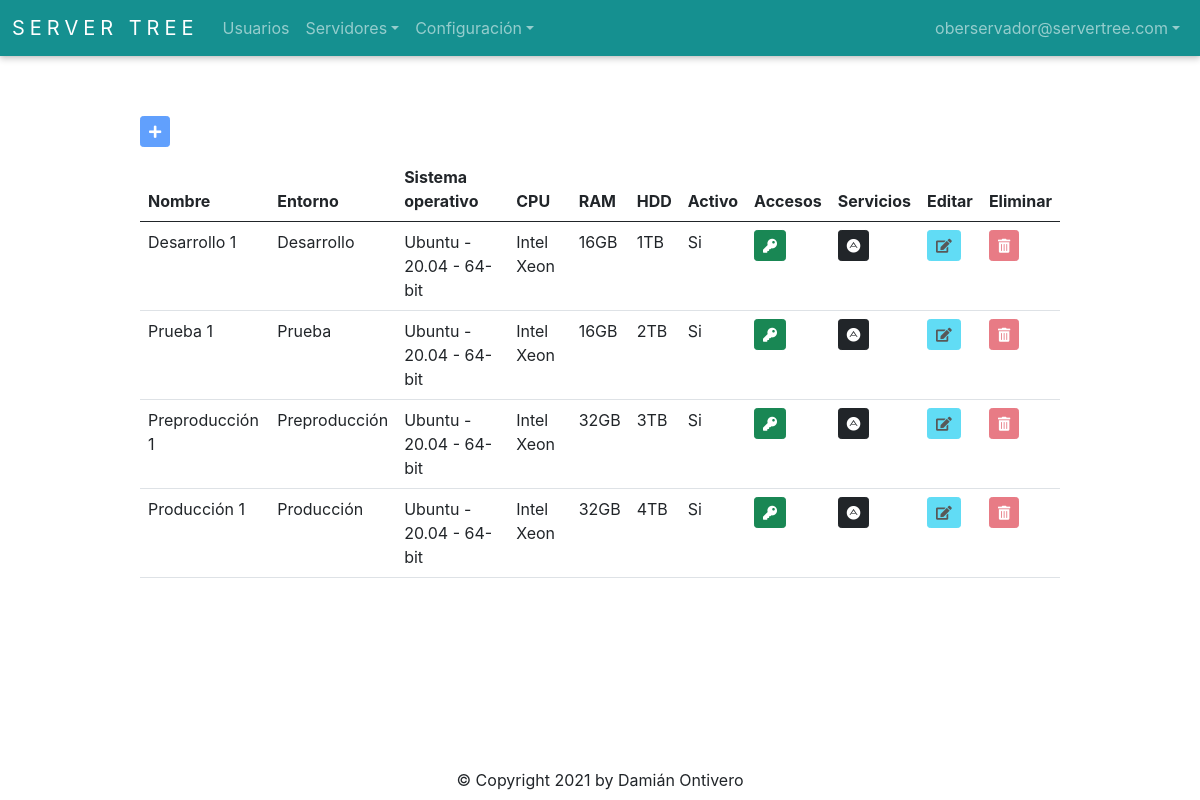
Before: /server/get_server_all (signed in) with the older database file.
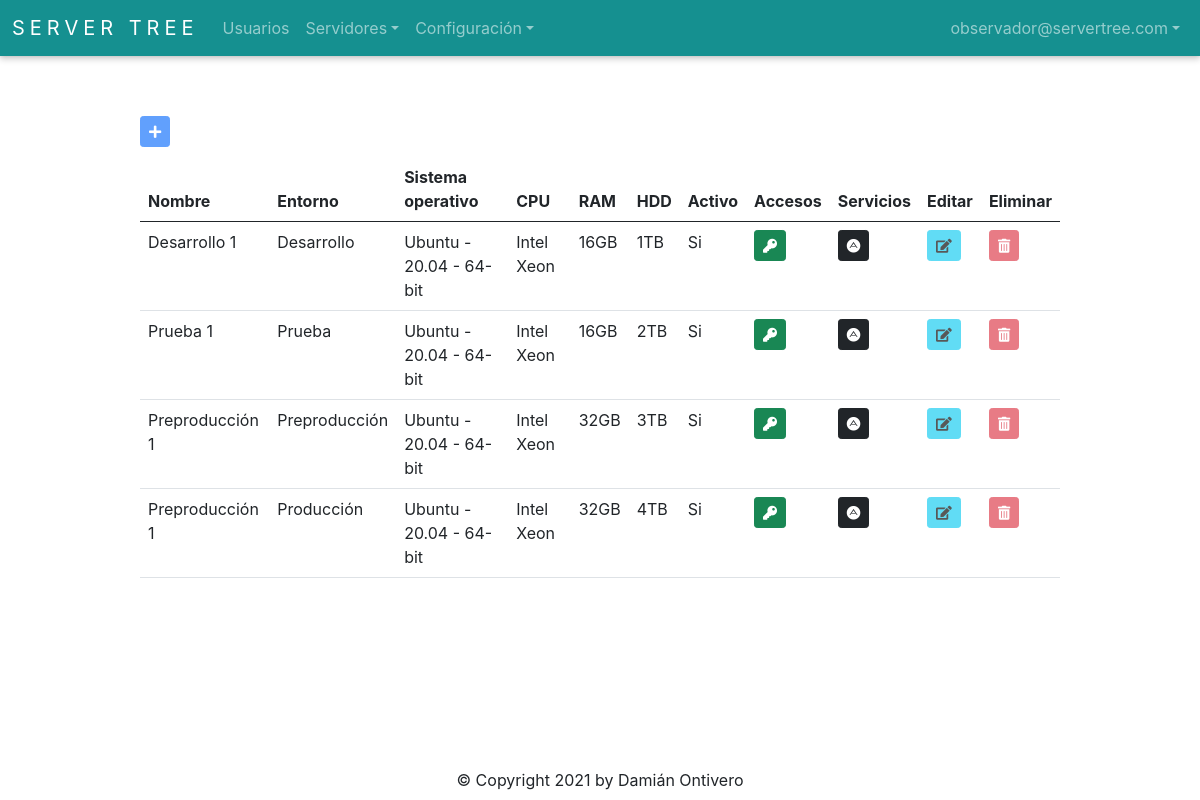
After: the same page with the newer database file.
### app/auth/models.py (models this page shows, shortened)
class User(db.Model, UserMixin):
    __tablename__ = 'Users'
    id = db.Column(db.Integer, autoincrement=True, primary_key=True)
    firstname = db.Column(db.String(128), nullable=False)
    lastname = db.Column(db.String(128), nullable=False)
    email = db.Column(db.String(256), unique=True, nullable=False)
    password = db.Column(db.String(256), nullable=False)
    role_id = db.Column(db.Integer, db.ForeignKey('Roles.id'), nullable=False)
    is_active = db.Column(db.Boolean)
    @staticmethod
    def get_by_id(id):
        return User.query.get(id)

### app/server/models.py (models this page shows, shortened)
class Server(db.Model):
    __tablename__ = 'Servers'
    id = db.Column(db.Integer, autoincrement=True, primary_key=True, nullable=False)
    name = db.Column(db.String(50), nullable=False)
    environment_id = db.Column(db.Integer, db.ForeignKey('Environments.id'), nullable=False)
    operating_system_id = db.Column(db.Integer, db.ForeignKey('OperatingSystems.id'), nullable=False)
    cpu = db.Column(db.String(50), nullable=False)
    ram = db.Column(db.String(50), nullable=False)
    hdd = db.Column(db.String(50), nullable=False)
    is_active = db.Column(db.Boolean)
    @staticmethod
    def get_all():
        return Server.query.all()

### app/environments/models.py (models this page shows, shortened)
class Environment(db.Model):
    __tablename__ = 'Environments'
    id = db.Column(db.Integer, autoincrement=True, primary_key=True, nullable=False)
    name = db.Column(db.String(50), nullable=False)
    is_active = db.Column(db.Boolean)
    @staticmethod
    def get_all():
        return Environment.query.all()

### app/operating_systems/models.py (models this page shows, shortened)
class OperatingSystem(db.Model):
    __tablename__ = 'OperatingSystems'
    id = db.Column(db.Integer, autoincrement=True, primary_key=True, nullable=False)
    name = db.Column(db.String(50), nullable=False)
    version = db.Column(db.String(50), nullable=False)
    architect = db.Column(db.String(6), nullable=False)
    is_active = db.Column(db.Boolean)
    def __repr__(self):
        return '{} - {} - {}'.format(self.name, self.version, self.architect)
    @staticmethod
    def get_all():
        return OperatingSystem.query.all()

### app/server/routes.py (the view)
@server_bp.route('/get_server_all', methods=['GET', 'POST'])
@login_required
def get_server_all():
    data = db.session.query(Server, Environment, OperatingSystem).join(Environment, OperatingSystem).all()
    environments = Environment.get_all()
    server_form = ServerForm()
    access_form = AccessForm()
    service_form = ServiceForm()
    user_form = UserForm()
    return render_template('server.html', data=data, environments=environments, server_form=server_form, access_form=access_form, service_form=service_form, user_form=user_form)

### app/auth/models.py (called while the page is built)
    @staticmethod
    def get_all():
        return Role.query.all()

### app/auth/routes.py (called while the page is built)
@login_manager.user_loader
def load_user(user_id):
    return User.get_by_id(int(user_id))

### app/connection_type/models.py (called while the page is built)
    @staticmethod
    def get_all():
        return ConnectionType.query.all()

### app/server/templates/server.html (shortened to what this page needs)
{% extends 'base.html' %}
{% import 'bootstrap/wtf.html' as wtf %}
{% block content %}
<div class="buttons">
  {% if current_user.role_id == 1 %}
    <button type="button" id="addServerButton" class="btn btn-primary btn-sm" data-bs-toggle="modal" data-bs-target="#serverModal"><i class="fas fa-plus"></i></button>
  {% else %}
    <button disabled type="button" id="addserverButton" class="btn btn-primary btn-sm" data-bs-toggle="modal" data-bs-target="#serverModal"><i class="fas fa-plus"></i></button>
  {% endif %}
</div>
<table class="table table-hover">
  <thead>
    <tr>
      <th>Nombre</th>
      <th>Entorno</th>
      <th>Sistema operativo</th>
      <th>CPU</th>
      <th>RAM</th>
      <th>HDD</th>
      <th>Activo</th>
      <th>Accesos</th>
      <th>Servicios</th>
      <th>Editar</th>
      <th>Eliminar</th>
    </tr>
  </thead>
  <tbody>
    {% for server, env, os in data %}
      <tr>
        <td>{{ server.name }}</td>
        <td>{{ env.name }}</td>
        <td>{{ os.name + ' - ' + os.version + ' - ' + os.architect }}</td>
        <td>{{ server.cpu }}</td>
        <td>{{ server.ram }}</td>
        <td>{{ server.hdd }}</td>
        <td>
          {% if server.is_active == 0 %}
            No
          {% elif server.is_active == 1  %}
            Si
          {% endif %}
        </td>
        <td>
          <button type="button" class="btn btn-success btn-sm" id="accessButton" data-id={{ server.id }} data-bs-toggle="modal" data-bs-target="#accessModal"><i class="fas fa-key"></i></button>
        </td>
        <td>
          <button type="button" class="btn btn-dark btn-sm" id="serviceButton" data-id={{ server.id }} data-bs-toggle="modal" data-bs-target="#serviceModal"><i class="fab fa-adn"></i></button>
        </td>
        {% if current_user.role_id == 1 %}
          <td>
            <button type="button" class="btn btn-info btn-sm" id="editServerButton" data-id={{ server.id }} data-bs-toggle="modal" data-bs-target="#serverModal"><i class="fas fa-edit"></i></button>
          </td>
          <td>
            <button type="button" class="btn btn-danger btn-sm" id="deleteServerButton" data-id={{ server.id }} data-bs-toggle="modal" data-bs-target="#deleteServerModal"><i class="fas fa-trash-alt"></i></button>
          </td>
        {% else %}
          <td>
            <button disabled type="button" class="btn btn-info btn-sm" id="editServerButton" data-id={{ server.id }} data-bs-toggle="modal" data-bs-target="#serverModal"><i class="fas fa-edit"></i></button>
          </td>
          <td>
            <button disabled type="button" class="btn btn-danger btn-sm" id="deleteServerButton" data-id={{ server.id }} data-bs-toggle="modal" data-bs-target="#deleteServerModal"><i class="fas fa-trash-alt"></i></button>
          </td>
        {% endif %}
      </tr>
    {% endfor %}
  </tbody>
</table>
{% endblock %}

### app/templates/base.html (shortened to what this page needs)
<!doctype html>
<html>
<head>
  <link rel="stylesheet" href="{{ url_for('static', filename='style.css') }}">
  <link rel="stylesheet" href="https://cdn.jsdelivr.net/npm/bootstrap@5.0.0/dist/css/bootstrap.min.css">
  <link rel="stylesheet" href="https://use.fontawesome.com/releases/v5.6.3/css/all.css">
</head>
<body>
  <nav class="navbar navbar-expand-lg navbar-dark">
      <div class="container-fluid">
        <a class="navbar-brand" href="{{ url_for('index.index') }}">Server Tree</a>
        <div class="collapse navbar-collapse" id="navbarSupportedContent">
          <ul class="navbar-nav me-auto mb-2 mb-lg-0">
              <li class="nav-item">
                <a class="nav-link" href="{{ url_for('auth.get_user_all') }}">Usuarios</a>
              </li>
              <li class="nav-item dropdown">
                  <a class="nav-link dropdown-toggle" href="#" id="navbarDropdown" role="button" data-bs-toggle="dropdown" aria-expanded="false">Servidores</a>
              </li>
              <li class="nav-item dropdown">
                  <a class="nav-link dropdown-toggle" href="#" id="navbarDropdown" role="button" data-bs-toggle="dropdown" aria-expanded="false">Configuración</a>
              </li>
          </ul>
          <ul class="navbar-nav">
            <li class="nav-item dropdown">
              <a class="nav-link dropdown-toggle" href="#" id="navbarDropdown" role="button" data-bs-toggle="dropdown" aria-expanded="false">{{ current_user.email }}</a>
            </li>
          </ul>
        </div>
      </div>
  </nav>
  <div class="container-base">
    {% block content %}{% endblock %}
  </div>
  <div class="footer">
    &copy; Copyright 2021 by Damián Ontivero
  </div>
</body>
</html>

Changed rows visible on the page:
changed User: email "oberservador@servertree.com" → "observador@servertree.com"
changed Server "4TB": name "Producción 1" → "Preproducción 1"
